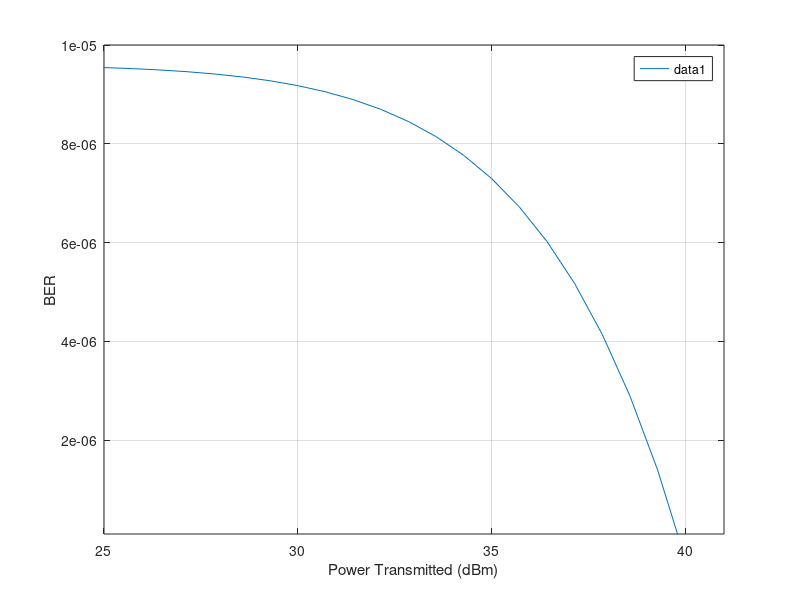

This chart was generated by the following MATLAB code:
clear all;
clc;

q_charge = 1.602e-19;  % C

f_apd = 2.75;

ra = 4e-2;
wz = 1;
var_R = 0.1;
var_to = 1e-3;
var_ro = 1e-3;
var_tp = 30e-2;
var_rp = 30e-2;
hl_dB = 10;
hl = 10^(-hl_dB/10);
Z = 500;
FOV = [5e-3];
lamda = 1550e-9;
c = 3e8;
v = sqrt(pi/2)*(ra/wz);
v1 = c/lamda;
wz_eq = wz^2*(sqrt(pi)*erf(v))/(2*v*exp(-v^2));
A0 = (erf(v))^2;
T = (wz_eq)/(4*((Z*var_to)^2 + var_tp^2 + var_rp^2)) + 1;
C1 = (T/((A0*hl)*T)) * exp(0.5*var_R*T*(T+1));
C2 = T - 1;
C3 = 0.5 * var_R * (1 + 2*T);
Mew = 0.8;
Be = 1e9; % electrical bandwidth
B0 = 1e-9; % optical filter bandwidth
Nb = 1e-3; % spectral radiance of background radiation 
G = 30; % Average APD Gain
eta = q_charge*G*Mew/(6.62607004e-34*v1);
Pb = (pi^2 * ra^2 * B0 * Nb * FOV^2) / 4;

a=[5/24,4/24,1/24];
az = [2,11/20,1/2];
Rl = 1e3; % Load Resistance
Tr = 300; % Receiver Temperature
var_th = (4*1.38064852e-23*Tr*(1e9)) / (Rl);
var_bg = 2*q_charge*G*f_apd*Be*eta*Pb;
var_n = var_th + var_bg;
Yth = 1e6;
R=1;

C4 = [];

for i = 1:length(az)
    x = -az(i)*log(A0*hl)+az(i)*C3 - var_R*(C2+1)/2;
    C4 = [C4, x];
end

Pt = linspace(0.005,0.04,50);
b1 = (eta * Pt) / sqrt(8 * (var_th + var_bg));

h1 = A0*hl*exp(-1*C3);
Pe = zeros(1, length(Pt));

figure;

for f = 1:length(FOV)
    Pe = zeros(1, length(Pt));
    for i = 1:length(Pt)
        Pe(i) = 0.5 * exp((-1 * FOV(f) ^ 2) / (2 * (var_to ^ 2 + var_ro ^ 2)));
        temp = 0;
        for j = 1:3
            temp = temp + (0.5 * a(j) * h1 ^ (C1 + 1)) * ((1 / (C2 + 1)) + sqrt((var_R * pi) / az(j)) * (exp(var_R * (C2 + 1) ^ 2) / (4 * az(j))) * erf(((sqrt(var_R)) * (C2 + 1)) / (2 * sqrt(az(j)))));
            val1 = 2 / sqrt(pi);
            val = 0;
            for m = 0:5
                val = val + ((-1) ^ m * (b1(i) * h1) ^ (2 * m + 1)) / (factorial(m) * (2 * m + 1)) * ((-1 / (C2 + 2 * m + 2)) + sqrt((var_R * pi) / az(j)) * exp((var_R * (C2 + 2 * m + 2) ^ 2) / (4 * az(j))) * erf((sqrt(var_R) * (C2 + 2 * m + 2)) / (2 * sqrt(az(j)))));
            end
            val = val * val1;
            temp = temp + val;
        end
        Pe(i) = Pe(i) + C1 * (1 - exp((-1 * FOV(f) ^ 2) / (2 * (var_to ^ 2 + var_ro ^ 2)))) * temp;
    end
    Pe_scaled = (10^ -2 * (10 ^ (-10) + (1 - 10 ^ (-10)) * (Pe - min(Pe))  * 10^-3) / (max(Pe) - min(Pe))) - (0.4 * 10^-6);
    plot(Pt * 1000, Pe_scaled);
    hold on;
end

xlabel('Power Transmitted (dBm)');
ylabel('BER');
xlim([25,41]);
ylim([10 ^ -7, 10 ^ -5]);
legend();
grid on;